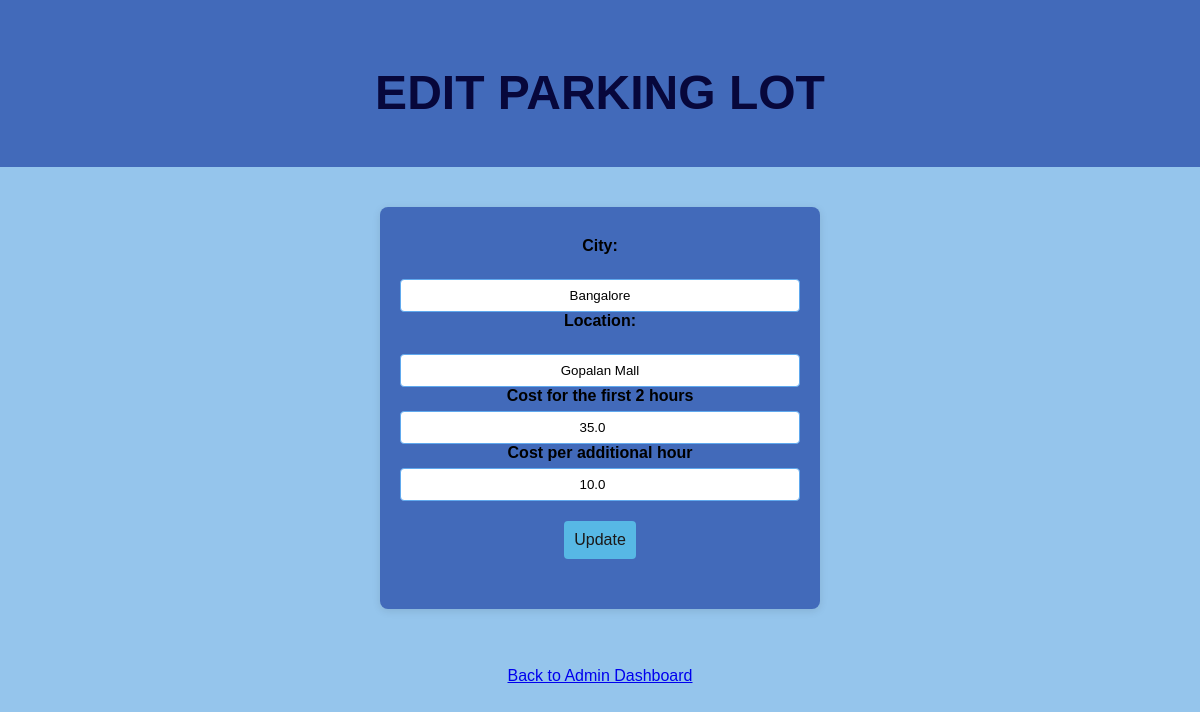
Screenshot of /edit_lot/1 with the database file from the repository.
### models.py (models this page shows)
class Parking_Lot(db.Model):
    __tablename__ = 'parking_lots'
    lot_id = db.Column(db.Integer, primary_key=True)
    city = db.Column(db.String(120), nullable=False)
    location = db.Column(db.String(150), nullable=False)
    base_price = db.Column(db.Float, nullable=False)
    price = db.Column(db.Float, nullable=False)
    max_spots = db.Column(db.Integer, nullable=False)
    spot = db.relationship('Parking_Spot', backref='lot')

### app.py (the view, shortened to what this page needs)
@app.route("/edit_lot/<int:lot_id>", methods=["GET", "POST"])
def edit_lot(lot_id):
    lot = Parking_Lot.query.get(lot_id)
    return render_template("edit_lot.html", lot=lot, Spot_status=Spot_status)

### templates/edit_lot.html (shortened to what this page needs)
{% extends "base.html" %}
    {% block content %}
        <div class="header">
            <h1><b>EDIT PARKING LOT</b></h1>
        </div>
        <form action="{{ url_for('edit_lot', lot_id=lot.lot_id) }}" method="POST">
            <label for="city">City:</label><br>
            <input type="text" id="city" name="city" value="{{ lot.city }}" readonly>
            <label for="location">Location:</label><br>
            <input type="text" id="location" name="location" value="{{ lot.location }}" readonly>
            <label for="base_price">Cost for the first 2 hours</label>
            <input type="number" name="base_price" value="{{ lot.base_price }}" min="0"  step="5" required>
            <label for="price">Cost per additional hour</label>
            <input type="number" name="price" value="{{ lot.price }}" min="0" step="1" required>
            <button type="submit">Update</button>
        </form>
        <br>
        <center><a href="{{ url_for('admin_dashboard') }}">Back to Admin Dashboard</a></center>
        <br>
    {% endblock %}

### static/style.css (style rules this page uses)
body { font-family: Arial, Helvetica, sans-serif; background:rgb(149, 197, 236); margin: 0; padding: 0; }
h1 { text-align:center; color:rgb(7, 7, 59); margin-top: 50px; }
form { background: #426aba; max-width: 400px; margin: 40px auto; padding: 30px 20px; border-radius: 8px; box-shadow: 0 2px 8px rgba(0,0,0,0.1); text-align: center; }
label { display: block; margin-bottom: 6px; font-weight: bold; text-align: center; }
input[type="text"], input[type="number"], select { width: 100%; padding: 8px; margin-bottom: 20px auto; border: 1px solid #60a9ee; border-radius: 4px; box-sizing: border-box; text-align: center; }
button[type="submit"] { width: fit-content; padding: 10px; background: #57b8e5; color: #1b1818; border: none; margin: 20px auto; border-radius: 4px; font-size: 16px; display: block; }
.header { background-color:#426aba; color:rgb(2, 1, 1); padding: 15px; text-align: center; font-size: 24px; }

### rows the page displays
Parking_Lot: city "Bangalore", location "Gopalan Mall", base_price "35.0", price "10.0"
